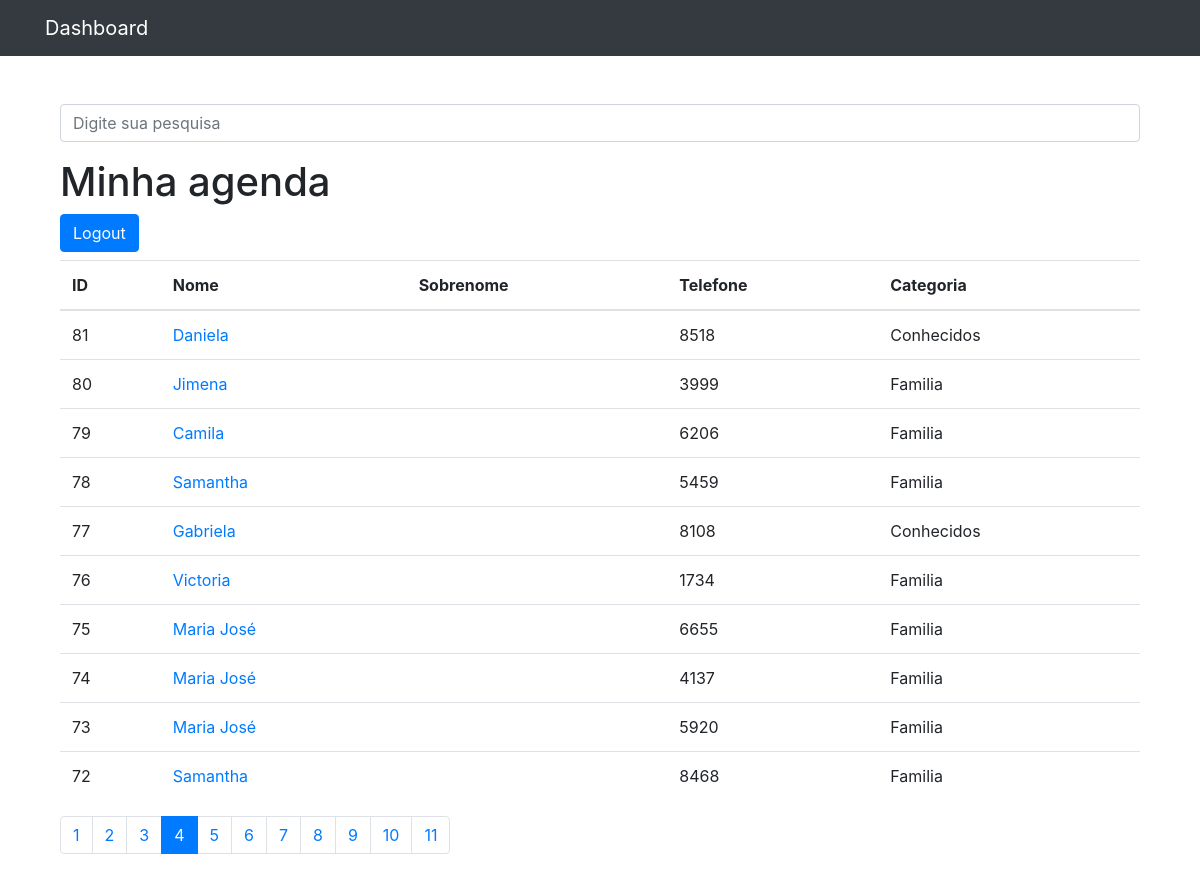
Page /contatos/?p=4&termo= on the committed database.
### contatos/models.py (models this page shows, shortened)
class Contato(models.Model):
    nome = models.CharField(max_length=255)
    sobrenome = models.CharField(max_length=255, blank=True)
    telefone = models.CharField(max_length=255)
    email = models.CharField(max_length=255, blank=True)
    data_criacao = models.DateTimeField(default=timezone.now)
    descricao = models.TextField(blank=True)
    categoria = models.ForeignKey(Categoria, on_delete=models.DO_NOTHING)
    mostrar = models.BooleanField(default=True)
    foto = models.ImageField(blank=True, upload_to='pictures/%Y/%m/%d')

class Categoria(models.Model):
    nome = models.CharField(max_length=255)
    def __str__(self):
        return self.nome

### contatos/views.py (the view)
# urls.py: urlpatterns = [path('', views.index, name="index"),
def index(request):
    contatos = Contato.objects.order_by('-id').filter(mostrar=True)  # ordena os valores pelo id em ordem decrescente
    paginator = Paginator(contatos, 10)
    page = request.GET.get('p')
    contatos = paginator.get_page(page)  # redefinindo as lista de contatos para os 10 definidos em paginator
    return render(request, 'contatos/index.html', {"contatos": contatos, "nome": "João Pedro"})

### contatos/templates/contatos/index.html
{% extends 'base.html' %}
{%block conteudo%}
    <h1 class="mt-1">Minha agenda</h1>
    <form action="{% url 'sair' %}"><button type="submit" class="mb-2 btn btn-primary">Logout</button></form>
    <table class="table">
      <thead>
        <tr>
          <th>ID</th>
          <th>Nome</th>
          <th>Sobrenome</th>
          <th>Telefone</th>
          <th>Categoria</th>
        </tr>
      </thead>
      <tbody>
          {% for contato in contatos %}
            {% if contato.mostrar %}
            <tr>
              <td>{{ contato.id }}</td>
              <td>
                <a href="{% url 'ver_contato' contato.id %}">{{ contato.nome }}</a>
              </td>
              <td>{{ contato.sobrenome }}</td>
              <td>{{ contato.telefone }}</td>
              <td>{{ contato.categoria }}</td>
            </tr>
            {% endif %}
        {% endfor %}
      </tbody>
    </table>
<nav aria-label="Page navigation example">
  <ul class="pagination">
    {% for pagina in contatos.paginator.page_range %}
      {% if contatos.number == pagina %}
        <li class="page-item active">
          <a class="page-link" href="?p={{ pagina }}&termo={{ request.GET.termo }}">{{pagina}}</a>
        </li>
      {% else %}
        <li class="page-item">
          <a class="page-link" href="?p={{ pagina }}&termo={{ request.GET.termo }}">{{pagina}}</a>
        </li>
      {%endif%}
    {% endfor %}
  </ul>
</nav>
{%endblock%}

### rows in the picture
Contato: id "81", nome "Daniela", telefone "8518", categoria "Conhecidos"
Contato: id "80", nome "Jimena", telefone "3999", categoria "Familia"
Contato: id "79", nome "Camila", telefone "6206", categoria "Familia"
Contato: id "78", nome "Samantha", telefone "5459", categoria "Familia"
Contato: id "77", nome "Gabriela", telefone "8108", categoria "Conhecidos"
Contato: id "76", nome "Victoria", telefone "1734", categoria "Familia"
Contato: id "75", nome "Maria José", telefone "6655", categoria "Familia"
Contato: id "74", nome "Maria José", telefone "4137", categoria "Familia"
Contato: id "73", nome "Maria José", telefone "5920", categoria "Familia"
Contato: id "72", nome "Samantha", telefone "8468", categoria "Familia"

### other values in the picture
{{ pagina }} "1" "2" "3" "5" "6" "7" "8" "9" "10" "11"
{{ pagina }} "4"
